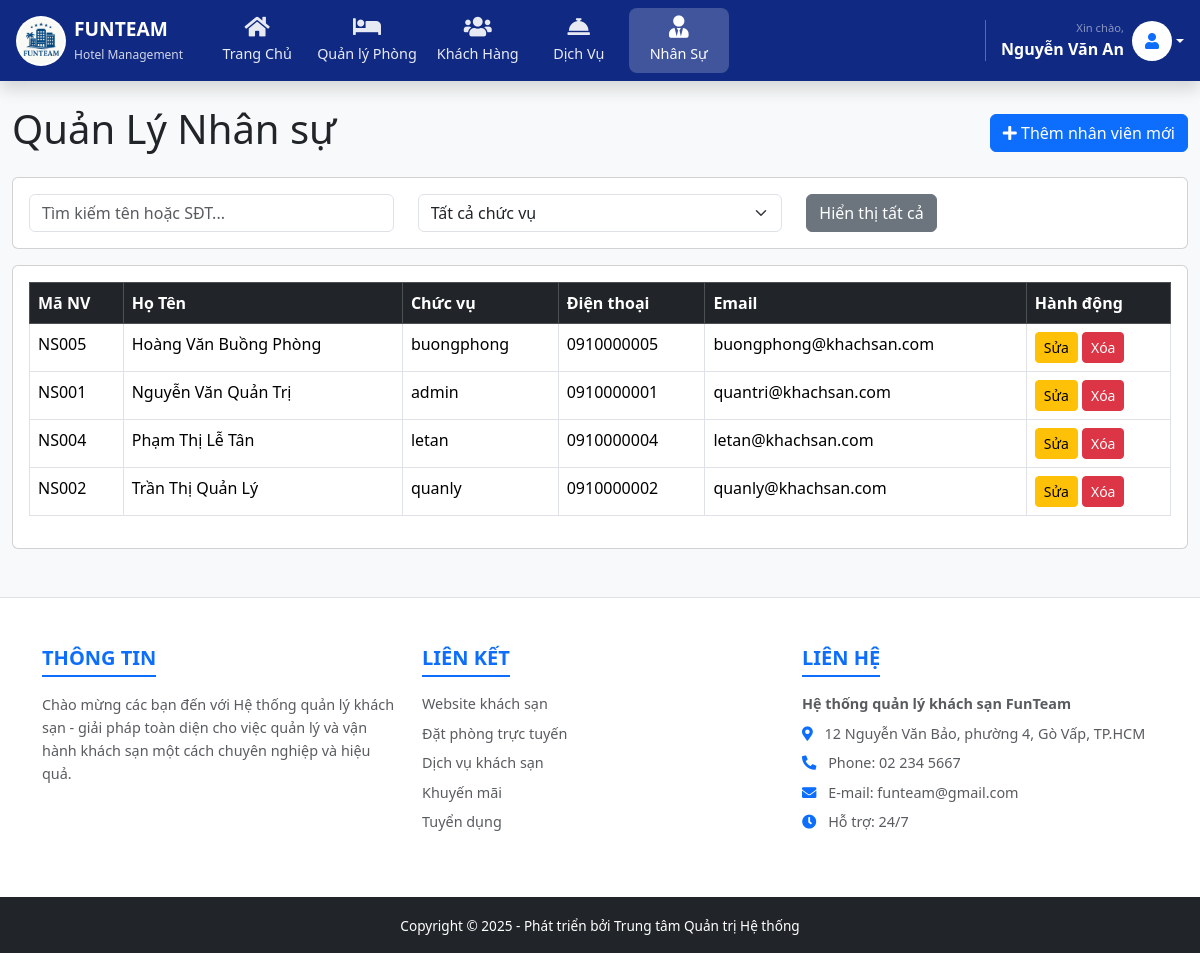
Screenshot of /hotel_management/dashboard.php?page=nhanvien (signed in) with the database file from the repository.
### tables this page shows
CREATE TABLE `nhansu` (
  `maNS` varchar(20) NOT NULL,
  `idUser` int(11) default NULL,
  `hoTen` varchar(100) default NULL,
  `gioiTinh` varchar(10) default NULL,
  `soDienThoai` varchar(20) default NULL,
  `ngayVaoLam` date default NULL,
  PRIMARY KEY  (`maNS`),
  KEY `idUser` (`idUser`)
);

CREATE TABLE `taikhoan` (
  `idUser` int(11) NOT NULL auto_increment,
  `email` varchar(100) NOT NULL,
  `matKhau` varchar(255) NOT NULL,
  `loaiTaiKhoan` enum('KhachHang','Doan','NhanVien','Admin') NOT NULL default 'KhachHang',
  `idThamChieu` int(11) default NULL,
  `vaiTro` varchar(50) default NULL,
  `trangThai` varchar(50) default 'HoatDong',
  `ngayTao` date default NULL,
  PRIMARY KEY  (`idUser`),
  UNIQUE KEY `email` (`email`)
);

### hotel_management/controller/nhanvienController.php (called while the page is built, shortened)
<?php
require_once dirname(__FILE__) . '/../model/NhanVienModel.php';
$nhanVienModel = new NhanVienModel();
$dsNhanVien = $nhanVienModel->getDanhSachNV();
include dirname(__FILE__) . '/../view/quanlynhanvien.php';
?>

### hotel_management/model/NhanVienModel.php (called while the page is built, shortened)
<?php
require_once dirname(__FILE__) . '/../config/database.php';
class NhanVienModel {
    private $conn;
    public function __construct() {
        $database = new Database();
        $this->conn = $database->getConnection();
    }
    public function getDanhSachNV() {
        $sql = "SELECT n.maNS AS MaNV, n.hoTen AS HoTen, t.vaiTro AS ChucVu, n.soDienThoai AS DienThoai, t.email AS Email
                FROM nhansu n
                LEFT JOIN taikhoan t ON t.idUser = n.idUser
                ORDER BY n.hoTen";
        $stmt = $this->conn->query($sql);
        return $stmt->fetchAll(PDO::FETCH_ASSOC);
    }
}
?>

### hotel_management/config/database.php (called while the page is built, shortened)
<?php
class Database {
    private $host = "localhost";
    private $db_name = "quanlykhachsan";
    private $username = "root";
    private $password = "";
    public function getConnection() {
        $this->conn = null;
        try {
            $dsn = "mysql:host={$this->host};dbname={$this->db_name};charset=utf8mb4";
            $options = array(
                PDO::ATTR_ERRMODE => PDO::ERRMODE_EXCEPTION,
                PDO::ATTR_DEFAULT_FETCH_MODE => PDO::FETCH_ASSOC,
                PDO::ATTR_EMULATE_PREPARES => false,
                PDO::MYSQL_ATTR_INIT_COMMAND => "SET NAMES 'utf8mb4'"
            );
            $this->conn = new PDO($dsn, $this->username, $this->password, $options);
        } catch(PDOException $e) {
            if (strpos($e->getMessage(), 'Unknown character set') !== false || strpos($e->getMessage(), "SQLSTATE[42000]") !== false) {
                try {
                    $dsn = "mysql:host={$this->host};dbname={$this->db_name};charset=utf8";
                    $options[PDO::MYSQL_ATTR_INIT_COMMAND] = "SET NAMES 'utf8'";
                    $this->conn = new PDO($dsn, $this->username, $this->password, $options);
                } catch(PDOException $ex) {
                    echo "Kết nối thất bại: " . $ex->getMessage();
                    exit;
                }
            } else {
                echo "Kết nối thất bại: " . $e->getMessage();
                exit;
            }
        }
        return $this->conn;
    }
}
?>

### hotel_management/view/quanlynhanvien.php (the view, shortened to what this page needs)
<div class="d-flex justify-content-between align-items-center mb-3">
    <h1>Quản Lý Nhân sự</h1>
    <button class="btn btn-primary" data-bs-toggle="modal" data-bs-target="#nhanVienModal" id="btnThemNhanVien">
        <i class="fas fa-plus"></i> Thêm nhân viên mới
    </button>
</div>
<div class="card mb-3">
    <div class="card-body">
        <form id="formFilterNV" onsubmit="return false;">
            <div class="row">
                <div class="col-md-4">
                    <input type="text" id="searchKeywordNV" class="form-control" placeholder="Tìm kiếm tên hoặc SĐT...">
                </div>
                <div class="col-md-4">
                    <select id="filterChucVu" class="form-select">
                        <option value="">Tất cả chức vụ</option>
                    </select>
                </div>
                <div class="col-md-4">
                    <button type="button" class="btn btn-secondary" id="btnResetFilterNV">
                        Hiển thị tất cả
                    </button>
                </div>
            </div>
        </form>
    </div>
</div>
<div class="card">
    <div class="card-body table-responsive">
        <table class="table table-bordered table-hover" id="tableNhanVien">
            <thead class="table-dark">
                <tr>
                    <th>Mã NV</th>
                    <th>Họ Tên</th>
                    <th>Chức vụ</th>
                    <th>Điện thoại</th>
                    <th>Email</th>
                    <th>Hành động</th>
                </tr>
            </thead>
            <tbody>
                <?php if (!empty($dsNhanVien)): ?>
                    <?php foreach($dsNhanVien as $nv): ?>
                    <tr>
                        <td><?php echo $nv['MaNV']; ?></td>
                        <td><?php echo $nv['HoTen']; ?></td>
                        <td><?php echo $nv['ChucVu']; ?></td>
                        <td><?php echo $nv['DienThoai']; ?></td>
                        <td><?php echo $nv['Email']; ?></td>
                        <td>
                            <button class="btn btn-warning btn-sm btn-sua-nv"
                                    data-bs-toggle="modal" data-bs-target="#nhanVienModal"
                                    data-manv="<?php echo $nv['MaNV']; ?>"
                                    data-hoten="<?php echo $nv['HoTen']; ?>"
                                    data-chucvu="<?php echo $nv['ChucVu']; ?>"
                                    data-dienthoai="<?php echo $nv['DienThoai']; ?>"
                                    data-email="<?php echo $nv['Email']; ?>">
                                Sửa
                            </button>
                            <button class="btn btn-danger btn-sm btn-xoa-nv"
                                    data-manv="<?php echo $nv['MaNV']; ?>">
                                Xóa
                            </button>
                        </td>
                    </tr>
                    <?php endforeach; ?>
                <?php else: ?>
                    <tr>
                        <td colspan="6" class="text-center">Chưa có dữ liệu nhân viên.</td>
                    </tr>
                <?php endif; ?>
            </tbody>
        </table>
    </div>
</div>

### rows the page displays
nhansu: maNS "NS005", hoTen "Hoàng Văn Buồng Phòng", idUser.vaiTro "buongphong", soDienThoai "0910000005", idUser.email "buongphong@khachsan.com"
nhansu: maNS "NS001", hoTen "Nguyễn Văn Quản Trị", idUser.vaiTro "admin", soDienThoai "0910000001", idUser.email "quantri@khachsan.com"
nhansu: maNS "NS004", hoTen "Phạm Thị Lễ Tân", idUser.vaiTro "letan", soDienThoai "0910000004", idUser.email "letan@khachsan.com"
nhansu: maNS "NS002", hoTen "Trần Thị Quản Lý", idUser.vaiTro "quanly", soDienThoai "0910000002", idUser.email "quanly@khachsan.com"

### other values shown
$_SESSION['user']['hoTen'] "Nguyễn Văn An"
